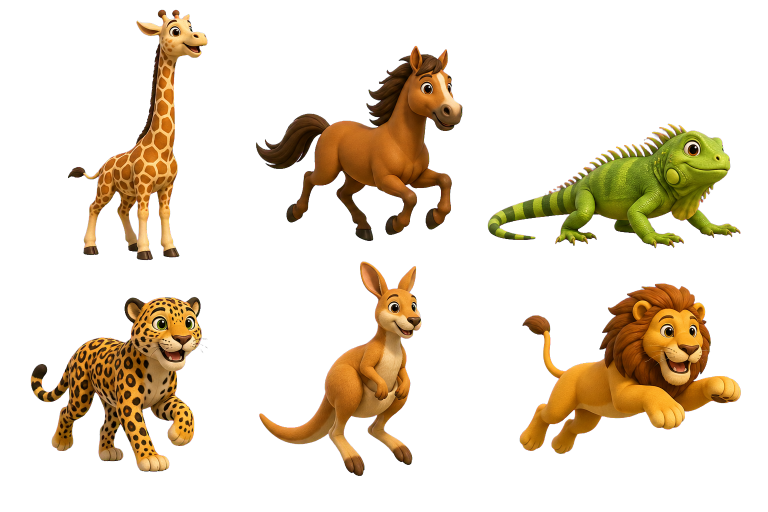
#> input picture KidsRhymes/automation/production-assets/animal-action-3d-g-l.png, 1536 x 1024 px, given in place of ocean-animals-sheet.png, which was not available (shown at 1/2 size); the run also reads 1 picture not shown here
$ python produce_raindrop_journey_story.py
#> lines starting #> are read from the running program, lines starting #| are printed output that depends on the picture; pictures that were not available may be replaced by others from this repository, and a replacement may not be noted
### KidsRhymes/automation/production/produce_snack_video.py
"""Render a polished 1080p Tiny Tales animal-food guessing game."""

from __future__ import annotations

import argparse
import asyncio
import json
import math
from pathlib import Path
import struct
import subprocess
import sys
import wave

import edge_tts
from PIL import Image, ImageDraw, ImageEnhance, ImageFilter, ImageFont

AUTOMATION_MODULE_DIR = Path(__file__).resolve().parent.parent
if str(AUTOMATION_MODULE_DIR) not in sys.path:
    sys.path.insert(0, str(AUTOMATION_MODULE_DIR))
from voice_profiles import select_voice_profile


HERE = Path(__file__).resolve().parent
AUTOMATION = HERE.parent
PROJECT = AUTOMATION.parent
ASSET = AUTOMATION / "production-assets" / "snack-suspects-sheet.png"
OUTPUT_DIR = AUTOMATION / "production-output"
WORK_ROOT = AUTOMATION / "production-work"
W, H = 1920, 1080
ART_FPS, VIDEO_FPS = 10, 30
VOICE_PROFILE = select_voice_profile()
VOICE_PROFILE_NAME = VOICE_PROFILE["name"]
VOICE = VOICE_PROFILE["voice"]
VOICE_RATE = VOICE_PROFILE["rate"]
VOICE_PITCH = VOICE_PROFILE["pitch"]

ANIMALS = [["rabbit", "panda", "monkey"], ["mouse", "giraffe", "squirrel"]]
ROUNDS = [
    {
        "animal": "rabbit", "snack": "crunchy carrots", "choices": ["mouse", "rabbit", "monkey"],
        "question": "Who ate the crunchy carrots? Was it the mouse, rabbit, or monkey?",
        "answer": "It was the rabbit!",
        "fact": "Rabbits enjoy leafy plants and vegetables. Carrots are a tasty treat, not an everyday meal.",
    },
    {
        "animal": "panda", "snack": "fresh bamboo", "choices": ["panda", "giraffe", "squirrel"],
        "question": "Who munched the fresh bamboo? Was it the panda, giraffe, or squirrel?",
        "answer": "It was the panda!",
        "fact": "Giant pandas spend many hours each day eating bamboo leaves and stems.",
    },
    {
        "animal": "monkey", "snack": "yellow banana", "choices": ["rabbit", "mouse", "monkey"],
        "question": "Who peeled the yellow banana? Was it the rabbit, mouse, or monkey?",
        "answer": "It was the monkey!",
        "fact": "Many monkeys eat fruit, but they also enjoy leaves, seeds, and insects.",
    },
    {
        "animal": "mouse", "snack": "little cheese wedge", "choices": ["squirrel", "mouse", "panda"],
        "question": "Who nibbled the little cheese wedge? Was it the squirrel, mouse, or panda?",
        "answer": "It was the mouse!",
        "fact": "Cartoon mice love cheese, but real mice usually choose grains, seeds, and fruit.",
    },
    {
        "animal": "giraffe", "snack": "tall green leaves", "choices": ["monkey", "giraffe", "rabbit"],
        "question": "Who reached the tall green leaves? Was it the monkey, giraffe, or rabbit?",
        "answer": "It was the giraffe!",
        "fact": "A giraffe uses its long neck and tongue to reach leaves high in the trees.",
    },
    {
        "animal": "squirrel", "snack": "shiny brown acorn", "choices": ["panda", "squirrel", "mouse"],
        "question": "Who carried away the shiny brown acorn? Was it the panda, squirrel, or mouse?",
        "answer": "It was the squirrel!",
        "fact": "Squirrels hide nuts and seeds in many places so they can find food later.",
    },
]

PALETTES = [
    ((124, 211, 246), (255, 231, 139), (255, 110, 98)),
    ((148, 224, 177), (255, 225, 146), (55, 151, 133)),
    ((190, 170, 241), (255, 213, 149), (111, 81, 181)),
]


def font(size: int, bold: bool = False) -> ImageFont.FreeTypeFont:
#> called with size = 24, bold = True
    candidates = ["arialbd.ttf" if bold else "arial.ttf", "calibrib.ttf" if bold else "calibri.ttf"]
    for name in candidates:
        path = Path("C:/Windows/Fonts") / name
        if path.exists():
            return ImageFont.truetype(str(path), size)
    return ImageFont.load_default()


F24, F30, F38, F48, F62, F78 = (font(s, True) for s in (24, 30, 38, 48, 62, 78))


def centered(draw: ImageDraw.ImageDraw, xy: tuple[int, int], text: str, face: ImageFont.ImageFont, fill: tuple[int, ...], stroke: int = 0) -> None:
    draw.text(xy, text, anchor="mm", font=face, fill=fill, stroke_width=stroke, stroke_fill=(255, 255, 255, 255))


# [28 lines left out: functions wrap_lines, gradient_background, not called in this run]


def panel(draw: ImageDraw.ImageDraw, box: tuple[int, int, int, int], outline=(255, 190, 52, 255), fill=(255, 254, 239, 247), radius=34, width=6) -> None:
    draw.rounded_rectangle(box, radius=radius, fill=fill, outline=outline, width=width)


# [139 lines left out: functions extract_animals, contain, draw_snack, header, intro_frame, round_frame and 2 more, not called in this run]


def speech_path(work: Path, key: str) -> Path:
    return work / f"voice-{key}.mp3"


async def make_speech(work: Path) -> list[tuple[str, str]]:
    lines = [("intro", "Welcome to Who Ate the Snack! Look at each food clue, choose an animal, and get ready to learn.")]
    for i, spec in enumerate(ROUNDS, 1):
        lines.extend([(f"q{i}", spec["question"]), (f"a{i}", spec["answer"]), (f"f{i}", spec["fact"])])
    lines.append(("outro", "Amazing animal detective work! How many did you guess? Please like and subscribe for more Tiny Tales. See you next time!"))
    for key, text in lines:
        target = speech_path(work, key)
        if not target.exists():
            await edge_tts.Communicate(text, VOICE, rate=VOICE_RATE, pitch=VOICE_PITCH, volume="-2%").save(str(target))
    return lines


def duration(path: Path) -> float:
    command = ["ffprobe", "-v", "error", "-show_entries", "format=duration", "-of", "json", str(path)]
    return float(json.loads(subprocess.check_output(command, text=True))["format"]["duration"])


# [118 lines left out: functions build_timeline, frame_at, make_audio_bed, render, quality_check, main, not called in this run]


# [1 lines that do not run on import are left out]

### KidsRhymes/automation/production/produce_animal_games.py
"""Render curated 1080p animal shadow, memory, matching, and alphabet games."""

from __future__ import annotations

import argparse
import asyncio
import json
import math
from pathlib import Path
import random
import subprocess

import edge_tts
from PIL import Image, ImageDraw, ImageFilter

import produce_snack_video as base


AUTOMATION = base.AUTOMATION
OUTPUT_DIR = AUTOMATION / "production-output"
WORK_ROOT = AUTOMATION / "production-work"
SNACK_SHEET = AUTOMATION / "production-assets" / "snack-suspects-sheet.png"
ALPHABET_SHEET = AUTOMATION / "production-assets" / "alphabet-animals-a-to-f-sheet.png"
ALPHABET_G_L_SHEET = AUTOMATION / "production-assets" / "alphabet-animals-g-to-l-sheet.png"
ALPHABET_M_R_SHEET = AUTOMATION / "production-assets" / "alphabet-animals-m-to-r-sheet.png"
ALPHABET_S_X_SHEET = AUTOMATION / "production-assets" / "alphabet-animals-s-to-x-sheet.png"
ALPHABET_Y_Z_SHEET = AUTOMATION / "production-assets" / "alphabet-animals-y-to-z-sheet.png"
OCEAN_SHEET = AUTOMATION / "production-assets" / "ocean-animals-sheet.png"
FARM_SHEET = AUTOMATION / "production-assets" / "farm-animals-sheet.png"
JUNGLE_SHEET = AUTOMATION / "production-assets" / "jungle-animals-sheet.png"
BIRD_SHEET = AUTOMATION / "production-assets" / "bird-animals-sheet.png"
W, H, ART_FPS, VIDEO_FPS = base.W, base.H, base.ART_FPS, base.VIDEO_FPS
VOICE, VOICE_RATE, VOICE_PITCH = base.VOICE, base.VOICE_RATE, base.VOICE_PITCH
THEMES = {
    "land": {
        "sheet": SNACK_SHEET,
        "names": ["rabbit", "panda", "monkey", "mouse", "giraffe", "squirrel"],
        "facts": {
            "rabbit": "Rabbits use their powerful back legs to hop quickly.",
            "panda": "A giant panda can spend many hours every day eating bamboo.",
            "monkey": "Many monkeys use their hands and tails to move through trees.",
            "mouse": "A mouse uses its whiskers to sense nearby objects.",
            "giraffe": "A giraffe is the tallest animal that lives on land.",
            "squirrel": "Squirrels use their fluffy tails for balance and warmth.",
        },
    },
    "ocean": {
        "sheet": OCEAN_SHEET,
        "names": ["dolphin", "sea turtle", "octopus", "seahorse", "crab", "whale"],
        "facts": {
            "dolphin": "Dolphins communicate with clicks, whistles, and body movements.",
            "sea turtle": "Sea turtles use their strong flippers to travel through the ocean.",
            "octopus": "An octopus has eight arms and can squeeze through small spaces.",
            "seahorse": "A seahorse swims upright and curls its tail around sea plants.",
            "crab": "Crabs usually walk sideways using their jointed legs.",
            "whale": "Whales breathe air through blowholes on top of their heads.",
        },
    },
    "farm": {
        "sheet": FARM_SHEET,
        "names": ["cow", "pig", "sheep", "horse", "chicken", "goat"],
        "facts": {
            "cow": "Cows use their long tongues to pull grass into their mouths.",
            "pig": "Pigs use their strong noses to explore and find food.",
            "sheep": "A sheep's wool helps keep it warm in cool weather.",
            "horse": "A horse can sleep while standing up or lying down.",
            "chicken": "Chickens communicate using many different calls and sounds.",
            "goat": "Goats have rectangular pupils that give them a wide view.",
        },
    },
    "jungle": {
        "sheet": JUNGLE_SHEET,
        "names": ["lion", "tiger", "elephant", "zebra", "hippopotamus", "crocodile"],
        "facts": {
            "lion": "A lion's roar can be heard from several kilometres away.",
            "tiger": "Every tiger has its own unique pattern of stripes.",
            "elephant": "Elephants use low rumbles to communicate over long distances.",
            "zebra": "Every zebra has a unique stripe pattern, like a fingerprint.",
            "hippopotamus": "A hippopotamus can close its ears and nostrils underwater.",
            "crocodile": "Crocodiles can replace many teeth throughout their lives.",
        },
    },
    "birds": {
        "sheet": BIRD_SHEET,
        "names": ["owl", "parrot", "flamingo", "penguin", "peacock", "toucan"],
        "facts": {
            "owl": "An owl can turn its head far around to look behind itself.",
            "parrot": "Parrots use their strong curved beaks to crack seeds and climb.",
            "flamingo": "Flamingos get their pink colour from pigments in their food.",
            "penguin": "Penguins use their wings like flippers to fly through water.",
            "peacock": "A peacock fans its colourful tail feathers to make a huge display.",
            "toucan": "A toucan's large bill helps it reach fruit on small branches.",
        },
    },
}
NAMES = THEMES["land"]["names"]
FACTS = THEMES["land"]["facts"]
ALPHABET_AF = [
    ("A", "alligator", "Alligators are strong swimmers with powerful tails."),
    ("B", "bear", "Bears have an excellent sense of smell."),
    ("C", "cat", "Cats use their whiskers to feel spaces around them."),
    ("D", "dog", "Dogs can hear sounds that are too high for people to hear."),
    ("E", "elephant", "Elephants use their trunks to breathe, smell, drink, and pick things up."),
    ("F", "fox", "Foxes use their large ears to listen for tiny sounds."),
]
ALPHABET_AZ = ALPHABET_AF + [
    ("G", "giraffe", "A giraffe's strong heart pumps blood all the way up its long neck."),
    ("H", "hippopotamus", "Hippopotamuses spend much of the day keeping cool in water."),
    ("I", "iguana", "Iguanas use their long tails for balance and protection."),
    ("J", "jaguar", "A jaguar's spots are shaped like little roses called rosettes."),
    ("K", "kangaroo", "A mother kangaroo carries her baby joey in a pouch."),
    ("L", "lion", "A lion's roar can be heard from several kilometres away."),
    ("M", "monkey", "Monkeys communicate with calls, faces, and body movements."),
    ("N", "narwhal", "A narwhal's long tusk is actually a special tooth."),
    ("O", "octopus", "An octopus has eight arms and three hearts."),
    ("P", "penguin", "Penguins use their wings like flippers to fly through water."),
    ("Q", "quokka", "A quokka is a small marsupial that carries its baby in a pouch."),
    ("R", "rabbit", "A rabbit can turn its ears to listen in different directions."),
    ("S", "seal", "Seals use sensitive whiskers to detect movement in the water."),
    ("T", "tiger", "Every tiger has its own unique pattern of stripes."),
    ("U", "urchin", "Sea urchins move slowly using hundreds of tiny tube feet."),
    ("V", "vulture", "Vultures help keep nature clean by eating dead animals."),
    ("W", "whale", "Whales breathe air through blowholes on top of their heads."),
    ("X", "x-ray tetra", "An x-ray tetra has a see-through body that reveals tiny bones inside."),
    ("Y", "yak", "Yaks have thick shaggy coats that keep them warm in cold mountains."),
    ("Z", "zebra", "Every zebra has its own unique stripe pattern."),
]
ALPHABET = ALPHABET_AF


# [16 lines left out: functions choice_sets, disappeared_rounds, not called in this run]


def extract_cells(path: Path, names: list[str], rows: int, columns: int) -> dict[str, Image.Image]:
#> called with rows = 2, columns = 3
    source = Image.open(path).convert("RGB")
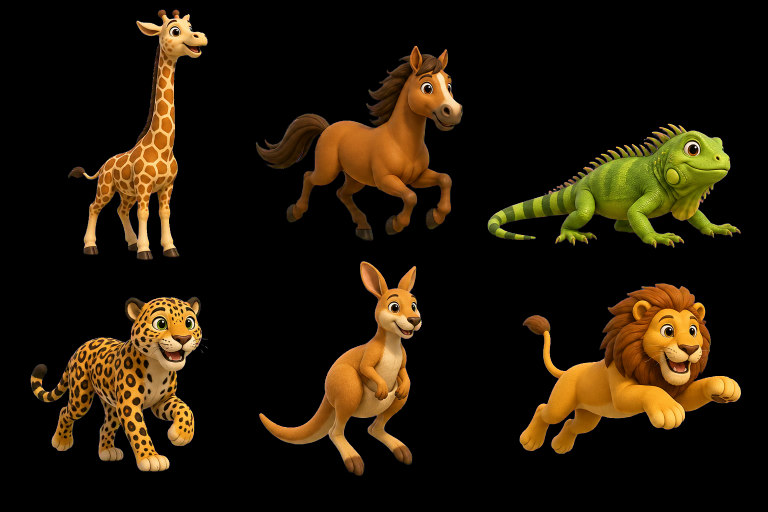
#> source: PIL image 1536x1024 RGB (shown at 1/2 size); mean R, G, B 34, 23.7, 8.1
    result = {}
    for index, name in enumerate(names):
        row, col = divmod(index, columns)
        x1, x2 = round(col * source.width / columns), round((col + 1) * source.width / columns)
        y1, y2 = round(row * source.height / rows), round((row + 1) * source.height / rows)
        crop = source.crop((x1, y1, x2, y2))
        mask = Image.new("L", crop.size)
        pixels, alpha = crop.load(), mask.load()
        for y in range(crop.height):
            for x in range(crop.width):
                r, g, b = pixels[x, y]
                alpha[x, y] = max(0, min(255, int(((255 - min(r, g, b)) - 2) * 8)))
        mask = mask.filter(ImageFilter.GaussianBlur(.6))
        rgba = crop.convert("RGBA"); rgba.putalpha(mask); bbox = mask.getbbox()
        if not bbox: raise RuntimeError(f"Could not isolate {name}")
        result[name] = rgba.crop(bbox)
#> this loop made 6 passes
#> pass 1, in extract_cells, `crop = source.crop((x1, y1, x2, y2))`:
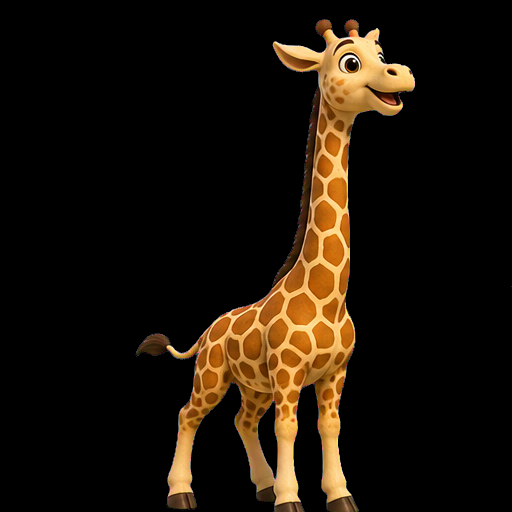
#> crop: PIL image 512x512 RGB; mean R, G, B 28.9, 19.6, 9.3
#> pass 1, in extract_cells, `mask = mask.filter(ImageFilter.GaussianBlur(.6))`:
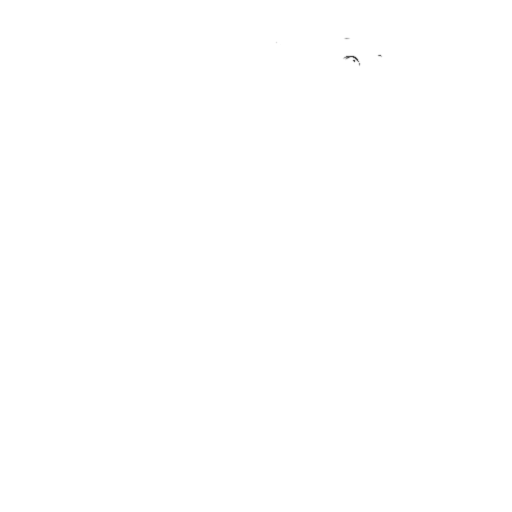
#> mask: PIL image 512x512 L; min 66, max 255, mean 255
#> (the rest of the program and of its run is left out)
